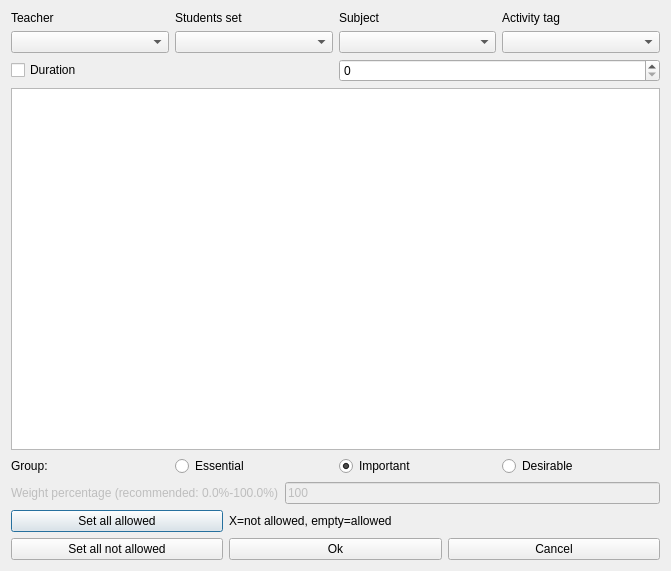
<?xml version="1.0" encoding="UTF-8"?>
<ui version="4.0">
 <class>ModifyConstraintActivitiesPreferredStartingTimesForm_template</class>
 <widget class="QDialog" name="ModifyConstraintActivitiesPreferredStartingTimesForm_template">
  <property name="geometry">
   <rect>
    <x>0</x>
    <y>0</y>
    <width>671</width>
    <height>571</height>
   </rect>
  </property>
  <property name="windowTitle">
   <string extracomment="This is the title of the dialog to modify a constraint of this type">Modify activities preferred starting times</string>
  </property>
  <layout class="QVBoxLayout" name="verticalLayout">
   <item>
    <layout class="QGridLayout" name="filterGridLayout">
     <item row="1" column="0">
      <widget class="QComboBox" name="teachersComboBox"/>
     </item>
     <item row="1" column="3">
      <widget class="QComboBox" name="activityTagsComboBox"/>
     </item>
     <item row="1" column="2">
      <widget class="QComboBox" name="subjectsComboBox"/>
     </item>
     <item row="0" column="3">
      <widget class="QLabel" name="activityTagsTextLabel">
       <property name="text">
        <string>Activity tag</string>
       </property>
       <property name="wordWrap">
        <bool>false</bool>
       </property>
      </widget>
     </item>
     <item row="0" column="0">
      <widget class="QLabel" name="teachersTextLabel">
       <property name="text">
        <string>Teacher</string>
       </property>
       <property name="wordWrap">
        <bool>false</bool>
       </property>
      </widget>
     </item>
     <item row="1" column="1">
      <widget class="QComboBox" name="studentsComboBox"/>
     </item>
     <item row="0" column="1">
      <widget class="QLabel" name="studentsTextLabel">
       <property name="text">
        <string>Students set</string>
       </property>
       <property name="wordWrap">
        <bool>false</bool>
       </property>
      </widget>
     </item>
     <item row="0" column="2">
      <widget class="QLabel" name="subjectsTextLabel">
       <property name="text">
        <string>Subject</string>
       </property>
       <property name="wordWrap">
        <bool>false</bool>
       </property>
      </widget>
     </item>
    </layout>
   </item>
   <item>
    <layout class="QHBoxLayout" name="horizontalLayout">
     <item>
      <widget class="QCheckBox" name="durationCheckBox">
       <property name="text">
        <string>Duration</string>
       </property>
      </widget>
     </item>
     <item>
      <widget class="QSpinBox" name="durationSpinBox"/>
     </item>
    </layout>
   </item>
   <item>
    <widget class="QTableWidget" name="preferredTimesTable"/>
   </item>
   <item>
    <layout class="QHBoxLayout" name="horizontalLayout_4">
     <item>
      <widget class="QLabel" name="groupTextLabel">
       <property name="text">
        <string>Group:</string>
       </property>
      </widget>
     </item>
     <item>
      <widget class="QRadioButton" name="essentialRadioButton">
       <property name="text">
        <string>Essential</string>
       </property>
      </widget>
     </item>
     <item>
      <widget class="QRadioButton" name="importantRadioButton">
       <property name="text">
        <string>Important</string>
       </property>
       <property name="checked">
        <bool>true</bool>
       </property>
      </widget>
     </item>
     <item>
      <widget class="QRadioButton" name="desirableRadioButton">
       <property name="text">
        <string>Desirable</string>
       </property>
      </widget>
     </item>
    </layout>
   </item>
   <item>
    <layout class="QHBoxLayout" name="weightBoxLayout">
     <item>
      <widget class="QLabel" name="weightTextLabel">
       <property name="enabled">
        <bool>false</bool>
       </property>
       <property name="frameShape">
        <enum>QFrame::NoFrame</enum>
       </property>
       <property name="frameShadow">
        <enum>QFrame::Plain</enum>
       </property>
       <property name="text">
        <string>Weight percentage (recommended: 0.0%-100.0%)</string>
       </property>
       <property name="wordWrap">
        <bool>false</bool>
       </property>
      </widget>
     </item>
     <item>
      <widget class="QLineEdit" name="weightLineEdit">
       <property name="enabled">
        <bool>false</bool>
       </property>
       <property name="text">
        <string notr="true">100</string>
       </property>
      </widget>
     </item>
    </layout>
   </item>
   <item>
    <layout class="QGridLayout" name="buttonsGridLayout">
     <item row="0" column="0">
      <widget class="QPushButton" name="setAllAllowedPushButton">
       <property name="text">
        <string comment="It refers to time slots">Set all allowed</string>
       </property>
      </widget>
     </item>
     <item row="0" column="1" colspan="2">
      <widget class="QLabel" name="label">
       <property name="text">
        <string extracomment="This is an explanation in a dialog for a constraint. It says that symbol X means that this slot is not allowed, and an empty cell means that the slot is allowed">X=not allowed, empty=allowed</string>
       </property>
      </widget>
     </item>
     <item row="1" column="0">
      <widget class="QPushButton" name="setAllNotAllowedPushButton">
       <property name="text">
        <string comment="It refers to time slots">Set all not allowed</string>
       </property>
      </widget>
     </item>
     <item row="1" column="1">
      <widget class="QPushButton" name="okPushButton">
       <property name="text">
        <string>Ok</string>
       </property>
      </widget>
     </item>
     <item row="1" column="2">
      <widget class="QPushButton" name="cancelPushButton">
       <property name="text">
        <string>Cancel</string>
       </property>
      </widget>
     </item>
    </layout>
   </item>
  </layout>
 </widget>
 <layoutdefault spacing="6" margin="11"/>
 <resources/>
 <connections/>
</ui>
